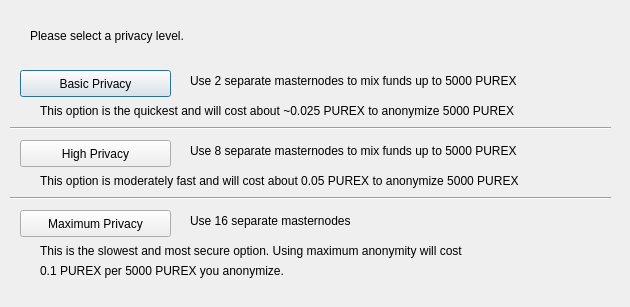
<?xml version="1.0" encoding="UTF-8"?>
<ui version="4.0">
 <class>ObfuscationConfig</class>
 <widget class="QDialog" name="ObfuscationConfig">
  <property name="geometry">
   <rect>
    <x>0</x>
    <y>0</y>
    <width>630</width>
    <height>307</height>
   </rect>
  </property>
  <property name="windowTitle">
   <string>Configure Obfuscation</string>
  </property>
  <widget class="QPushButton" name="buttonBasic">
   <property name="geometry">
    <rect>
     <x>20</x>
     <y>70</y>
     <width>151</width>
     <height>27</height>
    </rect>
   </property>
   <property name="text">
    <string>Basic Privacy</string>
   </property>
  </widget>
  <widget class="QPushButton" name="buttonHigh">
   <property name="geometry">
    <rect>
     <x>20</x>
     <y>140</y>
     <width>151</width>
     <height>27</height>
    </rect>
   </property>
   <property name="text">
    <string>High Privacy</string>
   </property>
  </widget>
  <widget class="QPushButton" name="buttonMax">
   <property name="geometry">
    <rect>
     <x>20</x>
     <y>210</y>
     <width>151</width>
     <height>27</height>
    </rect>
   </property>
   <property name="text">
    <string>Maximum Privacy</string>
   </property>
  </widget>
  <widget class="QLabel" name="label">
   <property name="geometry">
    <rect>
     <x>30</x>
     <y>20</y>
     <width>571</width>
     <height>31</height>
    </rect>
   </property>
   <property name="text">
    <string>Please select a privacy level.</string>
   </property>
  </widget>
  <widget class="QLabel" name="label_2">
   <property name="geometry">
    <rect>
     <x>190</x>
     <y>70</y>
     <width>421</width>
     <height>21</height>
    </rect>
   </property>
   <property name="text">
    <string>Use 2 separate masternodes to mix funds up to 5000 PUREX</string>
   </property>
  </widget>
  <widget class="QLabel" name="label_3">
   <property name="geometry">
    <rect>
     <x>190</x>
     <y>140</y>
     <width>411</width>
     <height>21</height>
    </rect>
   </property>
   <property name="text">
    <string>Use 8 separate masternodes to mix funds up to 5000 PUREX</string>
   </property>
  </widget>
  <widget class="QLabel" name="label_4">
   <property name="geometry">
    <rect>
     <x>190</x>
     <y>210</y>
     <width>421</width>
     <height>21</height>
    </rect>
   </property>
   <property name="text">
    <string>Use 16 separate masternodes</string>
   </property>
  </widget>
  <widget class="QLabel" name="label_6">
   <property name="geometry">
    <rect>
     <x>40</x>
     <y>100</y>
     <width>561</width>
     <height>21</height>
    </rect>
   </property>
   <property name="text">
    <string>This option is the quickest and will cost about ~0.025 PUREX to anonymize 5000 PUREX</string>
   </property>
  </widget>
  <widget class="QLabel" name="label_7">
   <property name="geometry">
    <rect>
     <x>40</x>
     <y>170</y>
     <width>561</width>
     <height>21</height>
    </rect>
   </property>
   <property name="text">
    <string>This option is moderately fast and will cost about 0.05 PUREX to anonymize 5000 PUREX</string>
   </property>
  </widget>
  <widget class="QLabel" name="label_8">
   <property name="geometry">
    <rect>
     <x>40</x>
     <y>240</y>
     <width>561</width>
     <height>21</height>
    </rect>
   </property>
   <property name="text">
    <string>This is the slowest and most secure option. Using maximum anonymity will cost</string>
   </property>
  </widget>
  <widget class="QLabel" name="label_9">
   <property name="geometry">
    <rect>
     <x>40</x>
     <y>260</y>
     <width>561</width>
     <height>21</height>
    </rect>
   </property>
   <property name="text">
    <string>0.1 PUREX per 5000 PUREX you anonymize.</string>
   </property>
  </widget>
  <widget class="Line" name="line">
   <property name="geometry">
    <rect>
     <x>10</x>
     <y>120</y>
     <width>601</width>
     <height>16</height>
    </rect>
   </property>
   <property name="orientation">
    <enum>Qt::Horizontal</enum>
   </property>
  </widget>
  <widget class="Line" name="line_2">
   <property name="geometry">
    <rect>
     <x>10</x>
     <y>190</y>
     <width>601</width>
     <height>16</height>
    </rect>
   </property>
   <property name="orientation">
    <enum>Qt::Horizontal</enum>
   </property>
  </widget>
 </widget>
 <resources/>
 <connections/>
</ui>
